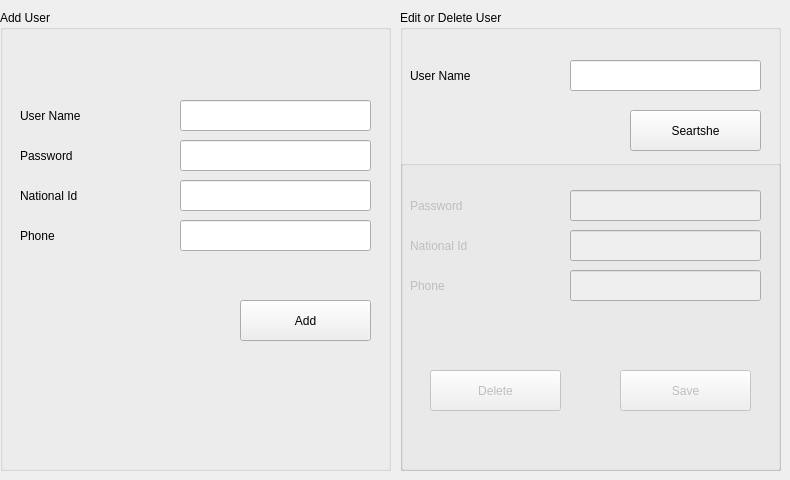
      <widget class="QWidget" name="tab_5">
       <attribute name="title">
        <string>Users</string>
       </attribute>
       <widget class="QGroupBox" name="groupBox_4">
        <property name="geometry">
         <rect>
          <x>0</x>
          <y>10</y>
          <width>391</width>
          <height>461</height>
         </rect>
        </property>
        <property name="title">
         <string>Add User</string>
        </property>
        <widget class="QLineEdit" name="lineEdit_11">
         <property name="geometry">
          <rect>
           <x>180</x>
           <y>90</y>
           <width>191</width>
           <height>31</height>
          </rect>
         </property>
        </widget>
        <widget class="QLineEdit" name="lineEdit_12">
         <property name="geometry">
          <rect>
           <x>180</x>
           <y>130</y>
           <width>191</width>
           <height>31</height>
          </rect>
         </property>
        </widget>
        <widget class="QLineEdit" name="lineEdit_13">
         <property name="geometry">
          <rect>
           <x>180</x>
           <y>170</y>
           <width>191</width>
           <height>31</height>
          </rect>
         </property>
        </widget>
        <widget class="QLineEdit" name="lineEdit_14">
         <property name="geometry">
          <rect>
           <x>180</x>
           <y>210</y>
           <width>191</width>
           <height>31</height>
          </rect>
         </property>
        </widget>
        <widget class="QLabel" name="label_12">
         <property name="geometry">
          <rect>
           <x>20</x>
           <y>90</y>
           <width>121</width>
           <height>31</height>
          </rect>
         </property>
         <property name="text">
          <string>User Name</string>
         </property>
        </widget>
        <widget class="QLabel" name="label_13">
         <property name="geometry">
          <rect>
           <x>20</x>
           <y>130</y>
           <width>121</width>
           <height>31</height>
          </rect>
         </property>
         <property name="text">
          <string>Password</string>
         </property>
        </widget>
        <widget class="QLabel" name="label_14">
         <property name="geometry">
          <rect>
           <x>20</x>
           <y>170</y>
           <width>121</width>
           <height>31</height>
          </rect>
         </property>
         <property name="text">
          <string>National Id</string>
         </property>
        </widget>
        <widget class="QLabel" name="label_15">
         <property name="geometry">
          <rect>
           <x>20</x>
           <y>210</y>
           <width>121</width>
           <height>31</height>
          </rect>
         </property>
         <property name="text">
          <string>Phone</string>
         </property>
        </widget>
        <widget class="QPushButton" name="pushButton_13">
         <property name="geometry">
          <rect>
           <x>240</x>
           <y>290</y>
           <width>131</width>
           <height>41</height>
          </rect>
         </property>
         <property name="text">
          <string>Add</string>
         </property>
        </widget>
       </widget>
       <widget class="QGroupBox" name="groupBox_5">
        <property name="geometry">
         <rect>
          <x>400</x>
          <y>10</y>
          <width>381</width>
          <height>461</height>
         </rect>
        </property>
        <property name="title">
         <string>Edit or Delete User</string>
        </property>
        <widget class="QLineEdit" name="lineEdit_15">
         <property name="geometry">
          <rect>
           <x>170</x>
           <y>50</y>
           <width>191</width>
           <height>31</height>
          </rect>
         </property>
        </widget>
        <widget class="QPushButton" name="pushButton_15">
         <property name="geometry">
          <rect>
           <x>230</x>
           <y>100</y>
           <width>131</width>
           <height>41</height>
          </rect>
         </property>
         <property name="text">
          <string>Seartshe</string>
         </property>
        </widget>
        <widget class="QLabel" name="label_19">
         <property name="geometry">
          <rect>
           <x>10</x>
           <y>50</y>
           <width>121</width>
           <height>31</height>
          </rect>
         </property>
         <property name="text">
          <string>User Name</string>
         </property>
        </widget>
        <widget class="QGroupBox" name="groupBox_7">
         <property name="enabled">
          <bool>false</bool>
         </property>
         <property name="geometry">
          <rect>
           <x>0</x>
           <y>150</y>
           <width>381</width>
           <height>311</height>
          </rect>
         </property>
         <property name="title">
          <string/>
         </property>
         <widget class="QLabel" name="label_16">
          <property name="geometry">
           <rect>
            <x>10</x>
            <y>70</y>
            <width>121</width>
            <height>31</height>
           </rect>
          </property>
          <property name="text">
           <string>National Id</string>
          </property>
         </widget>
         <widget class="QLineEdit" name="lineEdit_16">
          <property name="geometry">
           <rect>
            <x>170</x>
            <y>70</y>
            <width>191</width>
            <height>31</height>
           </rect>
          </property>
         </widget>
         <widget class="QLabel" name="label_17">
          <property name="geometry">
           <rect>
            <x>10</x>
            <y>110</y>
            <width>121</width>
            <height>31</height>
           </rect>
          </property>
          <property name="text">
           <string>Phone</string>
          </property>
         </widget>
         <widget class="QLabel" name="label_18">
          <property name="geometry">
           <rect>
            <x>10</x>
            <y>30</y>
            <width>121</width>
            <height>31</height>
           </rect>
          </property>
          <property name="text">
           <string>Password</string>
          </property>
         </widget>
         <widget class="QLineEdit" name="lineEdit_18">
          <property name="geometry">
           <rect>
            <x>170</x>
            <y>110</y>
            <width>191</width>
            <height>31</height>
           </rect>
          </property>
         </widget>
         <widget class="QPushButton" name="pushButton_16">
          <property name="geometry">
           <rect>
            <x>220</x>
            <y>210</y>
            <width>131</width>
            <height>41</height>
           </rect>
          </property>
          <property name="text">
           <string>Save</string>
          </property>
         </widget>
         <widget class="QLineEdit" name="lineEdit_17">
          <property name="geometry">
           <rect>
            <x>170</x>
            <y>30</y>
            <width>191</width>
            <height>31</height>
           </rect>
          </property>
         </widget>
         <widget class="QPushButton" name="pushButton_17">
          <property name="geometry">
           <rect>
            <x>30</x>
            <y>210</y>
            <width>131</width>
            <height>41</height>
           </rect>
          </property>
          <property name="text">
           <string>Delete</string>
          </property>
         </widget>
        </widget>
       </widget>
      </widget>
